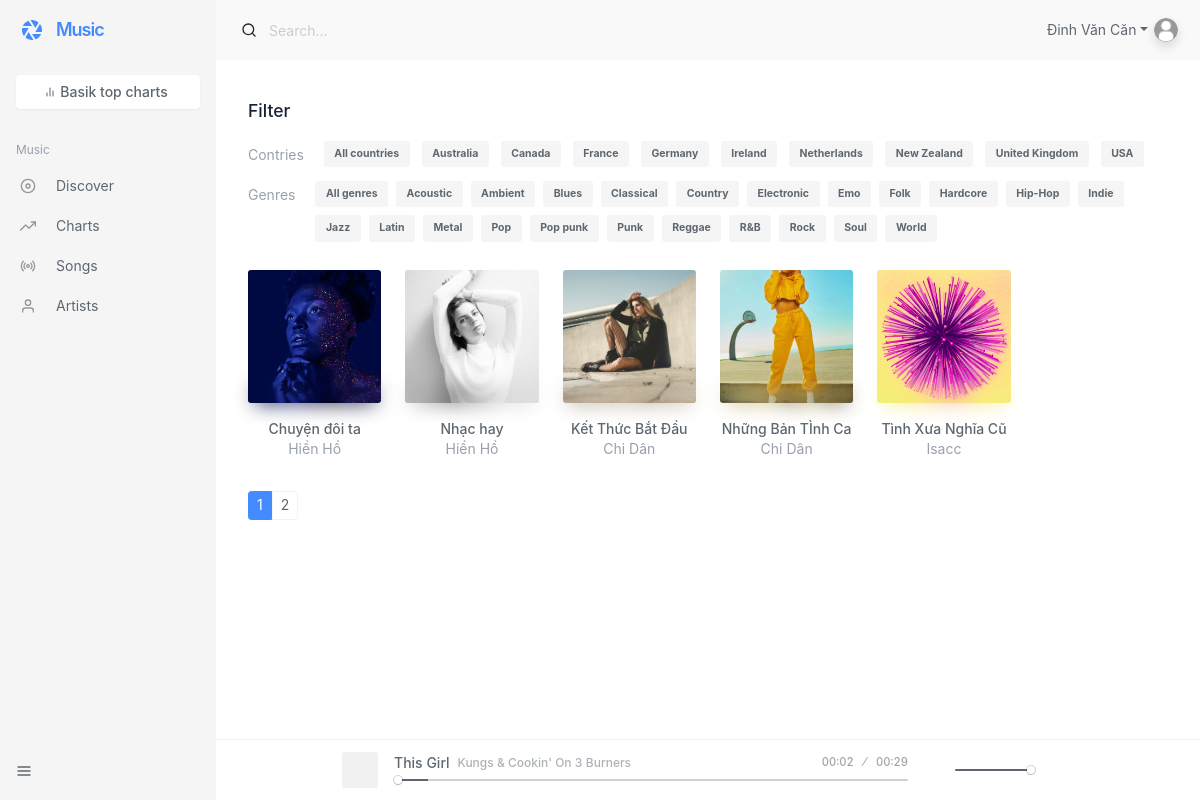
The page /?controller=home&action=song (signed in) on the database its author committed.
### tables this page shows
CREATE TABLE `songs` (
  `id` int UNSIGNED NOT NULL,
  `name` varchar(100) NOT NULL,
  `price` int UNSIGNED DEFAULT NULL,
  `file_url` varchar(255) NOT NULL,
  `album_id` int UNSIGNED DEFAULT NULL,
  `singer_id` int UNSIGNED DEFAULT NULL,
  `genre_id` int UNSIGNED DEFAULT NULL,
  `image` varchar(200) DEFAULT NULL
);

CREATE TABLE `singers` (
  `id` int UNSIGNED NOT NULL,
  `name` varchar(200) DEFAULT NULL,
  `avata_url` varchar(200) DEFAULT NULL,
  `description` text
);

### Controller/HomeController.php (called while the page is built, shortened)
<?php
$dir = str_replace('Controller', '', __DIR__);
require_once $dir . "Model/Song.php";
class HomeController
{
    private $song;
    public function __construct()
    {
        $this->song = new Song();
    }
    public function song()
    {
        $songs = $this->song->getNameCate();
        View::redirect('client/song', compact('songs'));
    }
}

### index.php (called while the page is built, shortened)
<?php
if (isset($_GET['admin']) && $_GET['admin'] == '1') {
    $nameController =  $_GET['controller'] ?? 'Login';
    $nameController = $nameController . "Controller";
    $method = $_GET['action'] ?? 'index';
    require_once "Controller/admin/$nameController.php";
} else {
    $method = $_GET['action'] ?? 'index';
}
$action = new $nameController();
$action->$method();

### Model/DB.php (called while the page is built, shortened)
<?php
class DB {
    private $serverName = 'localhost';
    private $database = 'music';
    private $user = 'root';
    private $password = '';
    protected $options = [
        PDO::ATTR_ERRMODE => PDO::ERRMODE_EXCEPTION,
        PDO::ATTR_DEFAULT_FETCH_MODE => PDO::FETCH_ASSOC,
        PDO::ATTR_EMULATE_PREPARES => false,
        PDO::ATTR_TIMEOUT => 5,
    ];
    public function __construct()
    {
        try {
            $this->connect = new PDO("mysql:host=$this->serverName;dbname=$this->database", $this->user, $this->password, $this->options);
        } catch (\Throwable $th) {
            $this->connect = null;
            die ("Could not connect to the database $this->database :" . $th->getMessage());
        }
    }
}

### Model/Song.php (called while the page is built, shortened)
<?php
class Song extends Model
{
    public function getNameCate()
    {
        $sql = "SELECT
        s.id,
        s.name,
        s.image,
        s.price,
        s.file_url,
        a.name as name_album,
        sg.name as name_singer,
        g.name as name_genre
        FROM songs s
        INNER JOIN albums a ON s.album_id = a.id
        INNER JOIN singers sg ON s.singer_id = sg.id
        INNER JOIN genres g ON s.genre_id = g.id";
        $result = $this->connect->query($sql);
        return $result->fetchAll(PDO::FETCH_ASSOC);
    }
}

### View/client/song.php (the view, shortened to what this page needs)
<!DOCTYPE html>
<html lang="en">
<head>
    <?php require_once "common/head.php" ?>
</head>
<body class="layout-row">
<?php
require_once "common/nav.php";
?>
<div id="main" class="layout-column flex bg-white">
    <?php
    require_once "common/header.php";
    ?>
    <div id="content" class="flex">
        <div class="page-container">
            <div class="padding sr" id="list">
                <div class="heading py-2 d-flex">
                    <div>
                        <h5 class="text-highlight sr-item" data-sr-id="32"
                            style="visibility: visible; transform: none; opacity: 1; transition: none 0s ease 0s;">
                            Filter</h5></div>
                    <span class="flex"></span></div>
                <div class="pb-1 d-flex sr-item" id="filter-tag" data-sr-id="33"
                     style="visibility: visible; transform: none; opacity: 1; transition: none 0s ease 0s;">
                    <div class="text-muted no-shrink my-2">Contries</div>
                    <div class="mx-3"><a class="badge badge-lg bg-light m-1">All countries</a> <a
                                class="badge badge-lg bg-light m-1">Australia</a> <a
                                class="badge badge-lg bg-light m-1">Canada</a> <a class="badge badge-lg bg-light m-1">France</a>
                        <a class="badge badge-lg bg-light m-1">Germany</a> <a class="badge badge-lg bg-light m-1">Ireland</a>
                        <a class="badge badge-lg bg-light m-1">Netherlands</a> <a class="badge badge-lg bg-light m-1">New
                            Zealand</a> <a class="badge badge-lg bg-light m-1">United Kingdom</a> <a
                                class="badge badge-lg bg-light m-1">USA</a></div>
                </div>
                <div class="pb-4 d-flex sr-item" id="filter-category" data-sr-id="34"
                     style="visibility: visible; transform: none; opacity: 1; transition: none 0s ease 0s;">
                    <div class="text-muted no-shrink my-2">Genres</div>
                    <div class="mx-3"><a href="#" class="badge badge-lg bg-light m-1">All genres </a><a href="#"
                                                                                                        class="badge badge-lg bg-light m-1">Acoustic </a><a
                                href="#" class="badge badge-lg bg-light m-1">Ambient </a><a href="#"
                                                                                            class="badge badge-lg bg-light m-1">Blues </a><a
                                href="#" class="badge badge-lg bg-light m-1">Classical </a><a href="#"
                                                                                              class="badge badge-lg bg-light m-1">Country </a><a
                                href="#" class="badge badge-lg bg-light m-1">Electronic </a><a href="#"
                                                                                               class="badge badge-lg bg-light m-1">Emo </a><a
                                href="#" class="badge badge-lg bg-light m-1">Folk </a><a href="#"
                                                                                         class="badge badge-lg bg-light m-1">Hardcore </a><a
                                href="#" class="badge badge-lg bg-light m-1">Hip-Hop </a><a href="#"
                                                                                            class="badge badge-lg bg-light m-1">Indie </a><a
                                href="#" class="badge badge-lg bg-light m-1">Jazz </a><a href="#"
                                                                                         class="badge badge-lg bg-light m-1">Latin </a><a
                                href="#" class="badge badge-lg bg-light m-1">Metal </a><a href="#"
                                                                                          class="badge badge-lg bg-light m-1">Pop </a><a
                                href="#" class="badge badge-lg bg-light m-1">Pop punk </a><a href="#"
                                                                                             class="badge badge-lg bg-light m-1">Punk </a><a
                                href="#" class="badge badge-lg bg-light m-1">Reggae </a><a href="#"
                                                                                           class="badge badge-lg bg-light m-1">R&amp;B </a><a
                                href="#" class="badge badge-lg bg-light m-1">Rock </a><a href="#"
                                                                                         class="badge badge-lg bg-light m-1">Soul </a><a
                                href="#" class="badge badge-lg bg-light m-1">World</a></div>
                </div>
                <div class="row row-md list">
                    <?php foreach ($songs as $song): ?>
                    <div class="col-4 col-sm-4 col-md-3 col-lg-2" data-id="312058991" data-category="all"
                         data-tag="France"
                         data-source="https://audio-ssl.itunes.apple.com/apple-assets-us-std-000001/AudioPreview62/v4/04/b6/28/04b62834-121f-b3af-47b3-2485ff499e14/mzaf_4474193750897158038.plus.aac.p.m4a">
                        <div class="list-item r" data-sr-id="35"
                             style="visibility: visible; transform: none; opacity: 1; transition: none 0s ease 0s;">
                            <div class="media"><a href="music.detail.html#312058991" class="ajax media-content"
                                                  style="background-image:url(<?php echo 'uploads/'. $song['image'] ?>)"
                                                  data-pjax-state=""></a>
                            </div>
                            <div class="list-content text-center">
                                <div class="list-body"><a href=""
                                                          class="list-title title ajax h-1x" data-pjax-state=""><?php echo $song['name'] ?></a><a href=""
                                                    class="list-subtitle d-block text-muted subtitle ajax h-1x"
                                                    data-pjax-state=""><?php echo $song['name_singer'] ?></a></div>
                            </div>
                        </div>
                    </div>
                    <?php endforeach; ?>
                </div>
                <div class="pagination pagination-sm mt-3">
                    <li class="active"><a class="page" href="javascript:function Z(){Z=&quot;&quot;}Z()">1</a></li>
                    <li><a class="page" href="javascript:function Z(){Z=&quot;&quot;}Z()">2</a></li>
                </div>
            </div>
        </div>
    </div>
    <?php
    require_once "common/footer.php";
    ?>
</div>
</body>
</html>

### template/client/assets/css/style.css (style rules this page uses)
:root { --primary-color: #ec1f55; --text-color: #333; }
* { padding: 0; margin: 0; box-sizing: inherit; }
body { background-color: #f5f5f5; }
html { box-sizing: border-box; font-family: "Poppins", sans-serif; }

### rows shown on the page
songs: image (picture), name "Chuyện đôi ta", singer.name "Hiền Hồ"
songs: image (picture), name "Nhạc hay", singer.name "Hiền Hồ"
songs: image (picture), name "Kết Thức Bắt Đầu", singer.name "Chi Dân"
songs: image (picture), name "Những Bản TÌnh Ca", singer.name "Chi Dân"
songs: image (picture), name "Tình Xưa Nghĩa Cũ", singer.name "Isacc"

### other values the page prints
$_SESSION['client']['name'] "Đinh Văn Căn"
